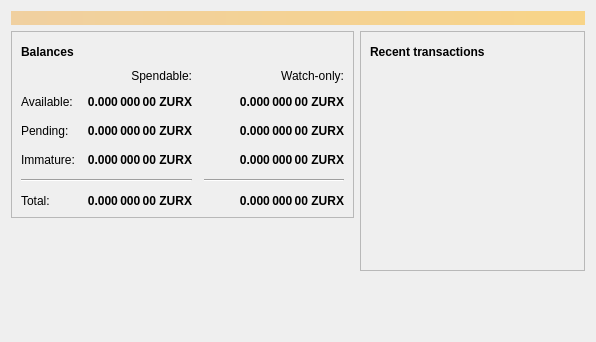
<?xml version="1.0" encoding="UTF-8"?>
<ui version="4.0">
 <class>OverviewPage</class>
 <widget class="QWidget" name="OverviewPage">
  <property name="geometry">
   <rect>
    <x>0</x>
    <y>0</y>
    <width>596</width>
    <height>342</height>
   </rect>
  </property>
  <property name="windowTitle">
   <string>Form</string>
  </property>
  <layout class="QVBoxLayout" name="topLayout">
   <item>
    <widget class="QLabel" name="labelAlerts">
     <property name="visible">
      <bool>false</bool>
     </property>
     <property name="styleSheet">
      <string notr="true">QLabel { background-color: qlineargradient(x1: 0, y1: 0, x2: 1, y2: 0, stop:0 #F0D0A0, stop:1 #F8D488); color:#000000; }</string>
     </property>
     <property name="wordWrap">
      <bool>true</bool>
     </property>
     <property name="margin">
      <number>3</number>
     </property>
     <property name="textInteractionFlags">
      <set>Qt::TextSelectableByMouse</set>
     </property>
    </widget>
   </item>
   <item>
    <layout class="QHBoxLayout" name="horizontalLayout" stretch="1,1">
     <item>
      <layout class="QVBoxLayout" name="verticalLayout_2">
       <item>
        <widget class="QFrame" name="frame">
         <property name="frameShape">
          <enum>QFrame::StyledPanel</enum>
         </property>
         <property name="frameShadow">
          <enum>QFrame::Raised</enum>
         </property>
         <layout class="QVBoxLayout" name="verticalLayout_4">
          <item>
           <layout class="QHBoxLayout" name="horizontalLayout_4">
            <item>
             <widget class="QLabel" name="label_5">
              <property name="font">
               <font>
                <weight>75</weight>
                <bold>true</bold>
               </font>
              </property>
              <property name="text">
               <string>Balances</string>
              </property>
             </widget>
            </item>
            <item>
             <widget class="QPushButton" name="labelWalletStatus">
              <property name="enabled">
               <bool>true</bool>
              </property>
              <property name="maximumSize">
               <size>
                <width>30</width>
                <height>16777215</height>
               </size>
              </property>
              <property name="toolTip">
               <string>The displayed information may be out of date. Your wallet automatically synchronizes with the Zurxcoin network after a connection is established, but this process has not completed yet.</string>
              </property>
              <property name="text">
               <string/>
              </property>
              <property name="icon">
               <iconset resource="../bitcoin.qrc">
                <normaloff>:/icons/warning</normaloff>
                <disabledoff>:/icons/warning</disabledoff>:/icons/warning</iconset>
              </property>
              <property name="iconSize">
               <size>
                <width>24</width>
                <height>24</height>
               </size>
              </property>
              <property name="flat">
               <bool>true</bool>
              </property>
             </widget>
            </item>
            <item>
             <spacer name="horizontalSpacer_3">
              <property name="orientation">
               <enum>Qt::Horizontal</enum>
              </property>
              <property name="sizeHint" stdset="0">
               <size>
                <width>40</width>
                <height>20</height>
               </size>
              </property>
             </spacer>
            </item>
           </layout>
          </item>
          <item>
           <layout class="QGridLayout" name="gridLayout">
            <property name="spacing">
             <number>12</number>
            </property>
            <item row="2" column="2">
             <widget class="QLabel" name="labelWatchPending">
              <property name="font">
               <font>
                <weight>75</weight>
                <bold>true</bold>
               </font>
              </property>
              <property name="cursor">
               <cursorShape>IBeamCursor</cursorShape>
              </property>
              <property name="toolTip">
               <string>Unconfirmed transactions to watch-only addresses</string>
              </property>
              <property name="text">
               <string notr="true">0.000 000 00 ZURX</string>
              </property>
              <property name="alignment">
               <set>Qt::AlignRight|Qt::AlignTrailing|Qt::AlignVCenter</set>
              </property>
              <property name="textInteractionFlags">
               <set>Qt::LinksAccessibleByMouse|Qt::TextSelectableByKeyboard|Qt::TextSelectableByMouse</set>
              </property>
             </widget>
            </item>
            <item row="2" column="1">
             <widget class="QLabel" name="labelUnconfirmed">
              <property name="font">
               <font>
                <weight>75</weight>
                <bold>true</bold>
               </font>
              </property>
              <property name="cursor">
               <cursorShape>IBeamCursor</cursorShape>
              </property>
              <property name="toolTip">
               <string>Total of transactions that have yet to be confirmed, and do not yet count toward the spendable balance</string>
              </property>
              <property name="text">
               <string notr="true">0.000 000 00 ZURX</string>
              </property>
              <property name="alignment">
               <set>Qt::AlignRight|Qt::AlignTrailing|Qt::AlignVCenter</set>
              </property>
              <property name="textInteractionFlags">
               <set>Qt::LinksAccessibleByMouse|Qt::TextSelectableByKeyboard|Qt::TextSelectableByMouse</set>
              </property>
             </widget>
            </item>
            <item row="3" column="2">
             <widget class="QLabel" name="labelWatchImmature">
              <property name="font">
               <font>
                <weight>75</weight>
                <bold>true</bold>
               </font>
              </property>
              <property name="cursor">
               <cursorShape>IBeamCursor</cursorShape>
              </property>
              <property name="toolTip">
               <string>Mined balance in watch-only addresses that has not yet matured</string>
              </property>
              <property name="text">
               <string notr="true">0.000 000 00 ZURX</string>
              </property>
              <property name="alignment">
               <set>Qt::AlignRight|Qt::AlignTrailing|Qt::AlignVCenter</set>
              </property>
              <property name="textInteractionFlags">
               <set>Qt::LinksAccessibleByMouse|Qt::TextSelectableByKeyboard|Qt::TextSelectableByMouse</set>
              </property>
             </widget>
            </item>
            <item row="4" column="0" colspan="2">
             <widget class="Line" name="line">
              <property name="orientation">
               <enum>Qt::Horizontal</enum>
              </property>
             </widget>
            </item>
            <item row="4" column="2">
             <widget class="Line" name="lineWatchBalance">
              <property name="sizePolicy">
               <sizepolicy hsizetype="Preferred" vsizetype="Fixed">
                <horstretch>0</horstretch>
                <verstretch>0</verstretch>
               </sizepolicy>
              </property>
              <property name="minimumSize">
               <size>
                <width>140</width>
                <height>0</height>
               </size>
              </property>
              <property name="orientation">
               <enum>Qt::Horizontal</enum>
              </property>
             </widget>
            </item>
            <item row="5" column="0">
             <widget class="QLabel" name="labelTotalText">
              <property name="text">
               <string>Total:</string>
              </property>
             </widget>
            </item>
            <item row="3" column="1">
             <widget class="QLabel" name="labelImmature">
              <property name="font">
               <font>
                <weight>75</weight>
                <bold>true</bold>
               </font>
              </property>
              <property name="cursor">
               <cursorShape>IBeamCursor</cursorShape>
              </property>
              <property name="toolTip">
               <string>Mined balance that has not yet matured</string>
              </property>
              <property name="text">
               <string notr="true">0.000 000 00 ZURX</string>
              </property>
              <property name="alignment">
               <set>Qt::AlignRight|Qt::AlignTrailing|Qt::AlignVCenter</set>
              </property>
              <property name="textInteractionFlags">
               <set>Qt::LinksAccessibleByMouse|Qt::TextSelectableByKeyboard|Qt::TextSelectableByMouse</set>
              </property>
             </widget>
            </item>
            <item row="2" column="3">
             <spacer name="horizontalSpacer_2">
              <property name="orientation">
               <enum>Qt::Horizontal</enum>
              </property>
              <property name="sizeHint" stdset="0">
               <size>
                <width>40</width>
                <height>20</height>
               </size>
              </property>
             </spacer>
            </item>
            <item row="3" column="0">
             <widget class="QLabel" name="labelImmatureText">
              <property name="text">
               <string>Immature:</string>
              </property>
             </widget>
            </item>
            <item row="5" column="1">
             <widget class="QLabel" name="labelTotal">
              <property name="font">
               <font>
                <weight>75</weight>
                <bold>true</bold>
               </font>
              </property>
              <property name="cursor">
               <cursorShape>IBeamCursor</cursorShape>
              </property>
              <property name="toolTip">
               <string>Your current total balance</string>
              </property>
              <property name="text">
               <string notr="true">0.000 000 00 ZURX</string>
              </property>
              <property name="alignment">
               <set>Qt::AlignRight|Qt::AlignTrailing|Qt::AlignVCenter</set>
              </property>
              <property name="textInteractionFlags">
               <set>Qt::LinksAccessibleByMouse|Qt::TextSelectableByKeyboard|Qt::TextSelectableByMouse</set>
              </property>
             </widget>
            </item>
            <item row="5" column="2">
             <widget class="QLabel" name="labelWatchTotal">
              <property name="font">
               <font>
                <weight>75</weight>
                <bold>true</bold>
               </font>
              </property>
              <property name="cursor">
               <cursorShape>IBeamCursor</cursorShape>
              </property>
              <property name="toolTip">
               <string>Current total balance in watch-only addresses</string>
              </property>
              <property name="text">
               <string notr="true">0.000 000 00 ZURX</string>
              </property>
              <property name="alignment">
               <set>Qt::AlignRight|Qt::AlignTrailing|Qt::AlignVCenter</set>
              </property>
              <property name="textInteractionFlags">
               <set>Qt::LinksAccessibleByMouse|Qt::TextSelectableByKeyboard|Qt::TextSelectableByMouse</set>
              </property>
             </widget>
            </item>
            <item row="0" column="2">
             <widget class="QLabel" name="labelWatchonly">
              <property name="text">
               <string>Watch-only:</string>
              </property>
              <property name="alignment">
               <set>Qt::AlignRight|Qt::AlignTrailing|Qt::AlignVCenter</set>
              </property>
             </widget>
            </item>
            <item row="1" column="0">
             <widget class="QLabel" name="labelBalanceText">
              <property name="text">
               <string>Available:</string>
              </property>
             </widget>
            </item>
            <item row="1" column="1">
             <widget class="QLabel" name="labelBalance">
              <property name="font">
               <font>
                <weight>75</weight>
                <bold>true</bold>
               </font>
              </property>
              <property name="cursor">
               <cursorShape>IBeamCursor</cursorShape>
              </property>
              <property name="toolTip">
               <string>Your current spendable balance</string>
              </property>
              <property name="text">
               <string notr="true">0.000 000 00 ZURX</string>
              </property>
              <property name="alignment">
               <set>Qt::AlignRight|Qt::AlignTrailing|Qt::AlignVCenter</set>
              </property>
              <property name="textInteractionFlags">
               <set>Qt::LinksAccessibleByMouse|Qt::TextSelectableByKeyboard|Qt::TextSelectableByMouse</set>
              </property>
             </widget>
            </item>
            <item row="1" column="2">
             <widget class="QLabel" name="labelWatchAvailable">
              <property name="font">
               <font>
                <weight>75</weight>
                <bold>true</bold>
               </font>
              </property>
              <property name="cursor">
               <cursorShape>IBeamCursor</cursorShape>
              </property>
              <property name="toolTip">
               <string>Your current balance in watch-only addresses</string>
              </property>
              <property name="text">
               <string notr="true">0.000 000 00 ZURX</string>
              </property>
              <property name="alignment">
               <set>Qt::AlignRight|Qt::AlignTrailing|Qt::AlignVCenter</set>
              </property>
              <property name="textInteractionFlags">
               <set>Qt::LinksAccessibleByMouse|Qt::TextSelectableByKeyboard|Qt::TextSelectableByMouse</set>
              </property>
             </widget>
            </item>
            <item row="2" column="0">
             <widget class="QLabel" name="labelPendingText">
              <property name="text">
               <string>Pending:</string>
              </property>
             </widget>
            </item>
            <item row="0" column="1">
             <widget class="QLabel" name="labelSpendable">
              <property name="text">
               <string>Spendable:</string>
              </property>
              <property name="alignment">
               <set>Qt::AlignRight|Qt::AlignTrailing|Qt::AlignVCenter</set>
              </property>
             </widget>
            </item>
           </layout>
          </item>
         </layout>
        </widget>
       </item>
       <item>
        <spacer name="verticalSpacer">
         <property name="orientation">
          <enum>Qt::Vertical</enum>
         </property>
         <property name="sizeHint" stdset="0">
          <size>
           <width>20</width>
           <height>40</height>
          </size>
         </property>
        </spacer>
       </item>
      </layout>
     </item>
     <item>
      <layout class="QVBoxLayout" name="verticalLayout_3">
       <item>
        <widget class="QFrame" name="frame_2">
         <property name="frameShape">
          <enum>QFrame::StyledPanel</enum>
         </property>
         <property name="frameShadow">
          <enum>QFrame::Raised</enum>
         </property>
         <layout class="QVBoxLayout" name="verticalLayout">
          <item>
           <layout class="QHBoxLayout" name="horizontalLayout_2">
            <item>
             <widget class="QLabel" name="label_4">
              <property name="font">
               <font>
                <weight>75</weight>
                <bold>true</bold>
               </font>
              </property>
              <property name="text">
               <string>Recent transactions</string>
              </property>
             </widget>
            </item>
            <item>
             <widget class="QPushButton" name="labelTransactionsStatus">
              <property name="enabled">
               <bool>true</bool>
              </property>
              <property name="maximumSize">
               <size>
                <width>30</width>
                <height>16777215</height>
               </size>
              </property>
              <property name="toolTip">
               <string>The displayed information may be out of date. Your wallet automatically synchronizes with the Zurxcoin network after a connection is established, but this process has not completed yet.</string>
              </property>
              <property name="text">
               <string/>
              </property>
              <property name="icon">
               <iconset resource="../bitcoin.qrc">
                <normaloff>:/icons/warning</normaloff>
                <disabledoff>:/icons/warning</disabledoff>:/icons/warning</iconset>
              </property>
              <property name="iconSize">
               <size>
                <width>24</width>
                <height>24</height>
               </size>
              </property>
              <property name="flat">
               <bool>true</bool>
              </property>
             </widget>
            </item>
            <item>
             <spacer name="horizontalSpacer">
              <property name="orientation">
               <enum>Qt::Horizontal</enum>
              </property>
              <property name="sizeHint" stdset="0">
               <size>
                <width>40</width>
                <height>20</height>
               </size>
              </property>
             </spacer>
            </item>
           </layout>
          </item>
          <item>
           <widget class="QListView" name="listTransactions">
            <property name="styleSheet">
             <string notr="true">QListView { background: transparent; }</string>
            </property>
            <property name="frameShape">
             <enum>QFrame::NoFrame</enum>
            </property>
            <property name="verticalScrollBarPolicy">
             <enum>Qt::ScrollBarAlwaysOff</enum>
            </property>
            <property name="horizontalScrollBarPolicy">
             <enum>Qt::ScrollBarAlwaysOff</enum>
            </property>
            <property name="selectionMode">
             <enum>QAbstractItemView::NoSelection</enum>
            </property>
           </widget>
          </item>
         </layout>
        </widget>
       </item>
       <item>
        <spacer name="verticalSpacer_2">
         <property name="orientation">
          <enum>Qt::Vertical</enum>
         </property>
         <property name="sizeHint" stdset="0">
          <size>
           <width>20</width>
           <height>40</height>
          </size>
         </property>
        </spacer>
       </item>
      </layout>
     </item>
    </layout>
   </item>
  </layout>
 </widget>
 <resources/>
 <connections/>
</ui>
